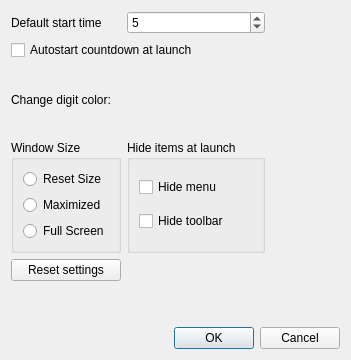
<?xml version="1.0" encoding="UTF-8"?>
<ui version="4.0">
 <class>Settings</class>
 <widget class="QDialog" name="Settings">
  <property name="geometry">
   <rect>
    <x>0</x>
    <y>0</y>
    <width>351</width>
    <height>360</height>
   </rect>
  </property>
  <property name="windowTitle">
   <string>Settings</string>
  </property>
  <property name="modal">
   <bool>false</bool>
  </property>
  <layout class="QGridLayout" name="gridLayout">
   <item row="8" column="0">
    <widget class="QGroupBox" name="groupBoxSize">
     <property name="title">
      <string>Window Size</string>
     </property>
     <layout class="QVBoxLayout" name="verticalLayout">
      <item>
       <widget class="QRadioButton" name="radioReset">
        <property name="text">
         <string>Reset Size</string>
        </property>
       </widget>
      </item>
      <item>
       <widget class="QRadioButton" name="radioMaximize">
        <property name="text">
         <string>Maximized</string>
        </property>
       </widget>
      </item>
      <item>
       <widget class="QRadioButton" name="radioFull">
        <property name="text">
         <string>Full Screen</string>
        </property>
       </widget>
      </item>
     </layout>
    </widget>
   </item>
   <item row="11" column="0" colspan="5">
    <widget class="QDialogButtonBox" name="buttonBox">
     <property name="orientation">
      <enum>Qt::Horizontal</enum>
     </property>
     <property name="standardButtons">
      <set>QDialogButtonBox::Cancel|QDialogButtonBox::Ok</set>
     </property>
    </widget>
   </item>
   <item row="0" column="2" colspan="3">
    <spacer name="horizontalSpacer">
     <property name="orientation">
      <enum>Qt::Horizontal</enum>
     </property>
     <property name="sizeHint" stdset="0">
      <size>
       <width>20</width>
       <height>20</height>
      </size>
     </property>
    </spacer>
   </item>
   <item row="0" column="1">
    <widget class="QSpinBox" name="spinDefault">
     <property name="maximum">
      <number>1440</number>
     </property>
     <property name="singleStep">
      <number>5</number>
     </property>
     <property name="value">
      <number>5</number>
     </property>
    </widget>
   </item>
   <item row="3" column="1">
    <widget class="QWidget" name="fgColor" native="true">
     <property name="autoFillBackground">
      <bool>true</bool>
     </property>
    </widget>
   </item>
   <item row="1" column="0" colspan="5">
    <widget class="QCheckBox" name="cb_autostart">
     <property name="text">
      <string>Autostart countdown at launch</string>
     </property>
    </widget>
   </item>
   <item row="10" column="1">
    <spacer name="verticalSpacer">
     <property name="orientation">
      <enum>Qt::Vertical</enum>
     </property>
     <property name="sizeHint" stdset="0">
      <size>
       <width>20</width>
       <height>40</height>
      </size>
     </property>
    </spacer>
   </item>
   <item row="8" column="1">
    <widget class="QGroupBox" name="groupBoxHiding">
     <property name="title">
      <string>Hide items at launch</string>
     </property>
     <layout class="QVBoxLayout" name="verticalLayout_2">
      <item>
       <widget class="QCheckBox" name="cb_no_menu">
        <property name="text">
         <string>Hide menu</string>
        </property>
       </widget>
      </item>
      <item>
       <widget class="QCheckBox" name="cb_no_toolbar">
        <property name="text">
         <string>Hide toolbar</string>
        </property>
       </widget>
      </item>
     </layout>
    </widget>
   </item>
   <item row="9" column="0">
    <widget class="QPushButton" name="pushReset">
     <property name="text">
      <string>Reset settings</string>
     </property>
    </widget>
   </item>
   <item row="3" column="0">
    <widget class="QLabel" name="label_2">
     <property name="text">
      <string>Change digit color:</string>
     </property>
    </widget>
   </item>
   <item row="0" column="0">
    <widget class="QLabel" name="label">
     <property name="sizePolicy">
      <sizepolicy hsizetype="Preferred" vsizetype="Preferred">
       <horstretch>0</horstretch>
       <verstretch>0</verstretch>
      </sizepolicy>
     </property>
     <property name="text">
      <string>Default start time</string>
     </property>
    </widget>
   </item>
   <item row="2" column="0">
    <spacer name="verticalSpacer_2">
     <property name="orientation">
      <enum>Qt::Vertical</enum>
     </property>
     <property name="sizeHint" stdset="0">
      <size>
       <width>20</width>
       <height>10</height>
      </size>
     </property>
    </spacer>
   </item>
   <item row="4" column="0">
    <spacer name="verticalSpacer_3">
     <property name="orientation">
      <enum>Qt::Vertical</enum>
     </property>
     <property name="sizeHint" stdset="0">
      <size>
       <width>20</width>
       <height>10</height>
      </size>
     </property>
    </spacer>
   </item>
  </layout>
 </widget>
 <tabstops>
  <tabstop>spinDefault</tabstop>
  <tabstop>pushReset</tabstop>
 </tabstops>
 <resources/>
 <connections>
  <connection>
   <sender>buttonBox</sender>
   <signal>accepted()</signal>
   <receiver>Settings</receiver>
   <slot>accept()</slot>
   <hints>
    <hint type="sourcelabel">
     <x>227</x>
     <y>275</y>
    </hint>
    <hint type="destinationlabel">
     <x>157</x>
     <y>274</y>
    </hint>
   </hints>
  </connection>
  <connection>
   <sender>buttonBox</sender>
   <signal>rejected()</signal>
   <receiver>Settings</receiver>
   <slot>reject()</slot>
   <hints>
    <hint type="sourcelabel">
     <x>295</x>
     <y>281</y>
    </hint>
    <hint type="destinationlabel">
     <x>286</x>
     <y>274</y>
    </hint>
   </hints>
  </connection>
 </connections>
</ui>
